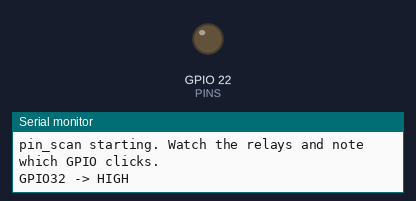
Recording of a sketch running on a simulated ESP32. Parts: output pins drawn as LEDs (lit = HIGH), the last lines printed to the serial monitor.

Above: at 1.6 s.
At 37.6 s:
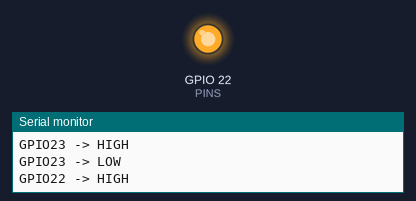
Timing chart, 0 to 40.0 s (numbered marks = the images above):
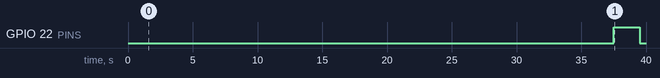

Measured:
- by itself, GPIO 22 (PINS): LOW → HIGH at 37.5 s, → LOW 2.0 s later

The sketch:

pin_scan.ino
```cpp
// Steps through candidate GPIOs one at a time so you can see which relay clicks.
const int PINS[] = {32, 33, 25, 26, 21, 19, 18, 5, 23, 22, 27, 14, 13, 4, 16, 17};
const int N = sizeof(PINS) / sizeof(PINS[0]);

void setup() {
  Serial.begin(115200);
  delay(1500);
  Serial.println("pin_scan starting. Watch the relays and note which GPIO clicks.");
}

void loop() {
  for (int i = 0; i < N; i++) {
    int p = PINS[i];
    pinMode(p, OUTPUT);
    Serial.printf("GPIO%d -> HIGH\n", p);
    digitalWrite(p, HIGH);
    delay(2000);
    Serial.printf("GPIO%d -> LOW\n", p);
    digitalWrite(p, LOW);
    delay(2000);
    pinMode(p, INPUT);
  }
  Serial.println("--- scan finished, repeating ---");
  delay(3000);
}
```
